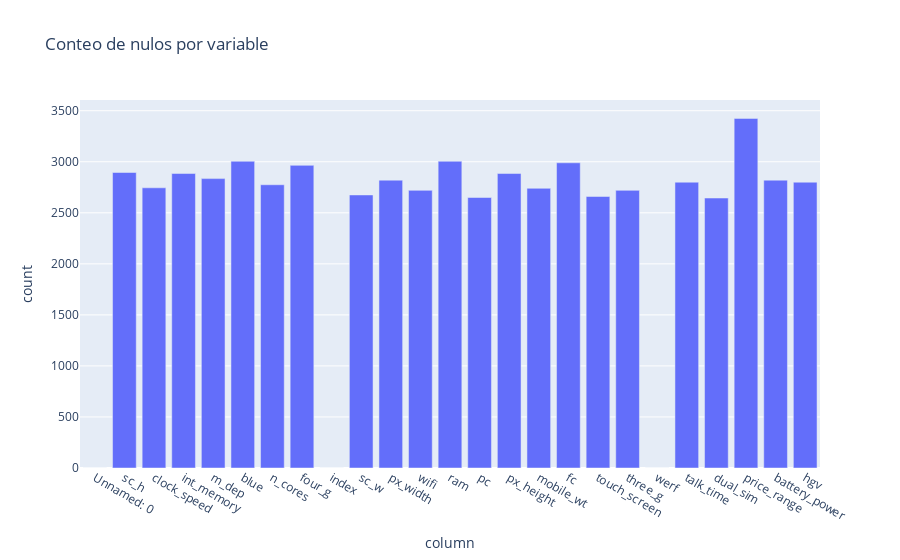

The notebook cell saved with this chart:
### Code cell
null_percentage = {}
null_percentage['column'] = list(columns_data)
null_percentage_ = []
for variable_name in list(columns_data):
    print(f"  {variable_name} = {(raw_data[variable_name].isnull().sum()/len(raw_data))*100} %")
    null_percentage_.append(raw_data[variable_name].isnull().sum())

null_percentage['count'] = null_percentage_
null_data_frame = pd.DataFrame(null_percentage)
null_data_frame.plot.bar(x='column', y='count', title="Conteo de nulos por variable ")

### Figure 1 — Plotly figure (JSON) as saved in the notebook; plotly's stock layout.template omitted (floating-point values rounded to 4 significant figures)
{"data": [{"alignmentgroup": "True", "hovertemplate": "column=%{x}<br>count=%{y}<extra></extra>", "legendgroup": "", "marker": {"color": "#636efa", "pattern": {"shape": ""}}, "name": "", "offsetgroup": "", "orientation": "v", "showlegend": false, "textposition": "auto", "type": "bar", "x": ["Unnamed: 0", "sc_h", "clock_speed", "int_memory", "m_dep", "blue", "n_cores", "four_g", "index", "sc_w", "px_width", "wifi", "ram", "pc", "px_height", "mobile_wt", "fc", "touch_screen", "three_g", "werf", "talk_time", "dual_sim", "price_range", "battery_power", "hgv"], "xaxis": "x", "y": [0, 2895, 2745, 2885, 2835, 3005, 2775, 2965, 0, 2675, 2820, 2720, 3005, 2650, 2885, 2740, 2990, 2660, 2720, 0, 2800, 2645, 3425, 2820, 2800], "yaxis": "y"}], "layout": {"barmode": "relative", "legend": {"tracegroupgap": 0}, "title": {"text": "Conteo de nulos por variable "}, "xaxis": {"anchor": "y", "domain": [0, 1], "title": {"text": "column"}}, "yaxis": {"anchor": "x", "domain": [0, 1], "title": {"text": "count"}}}}
